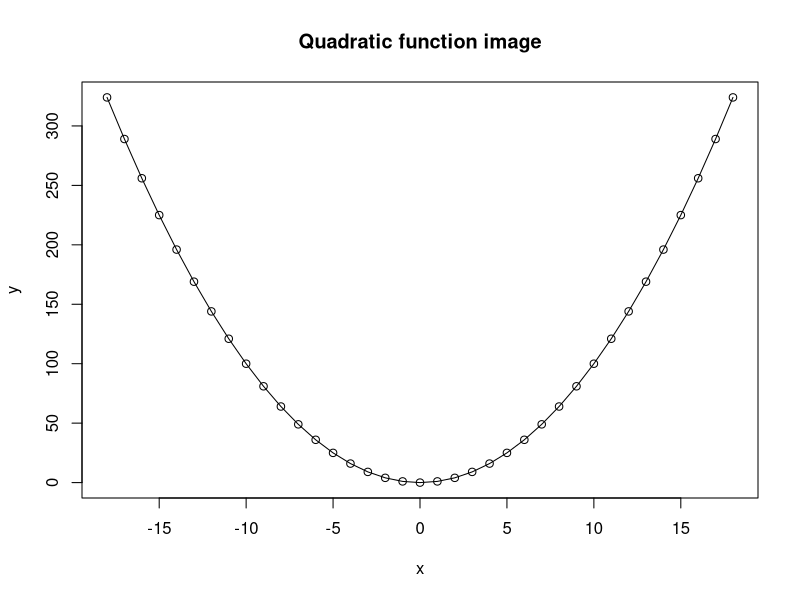
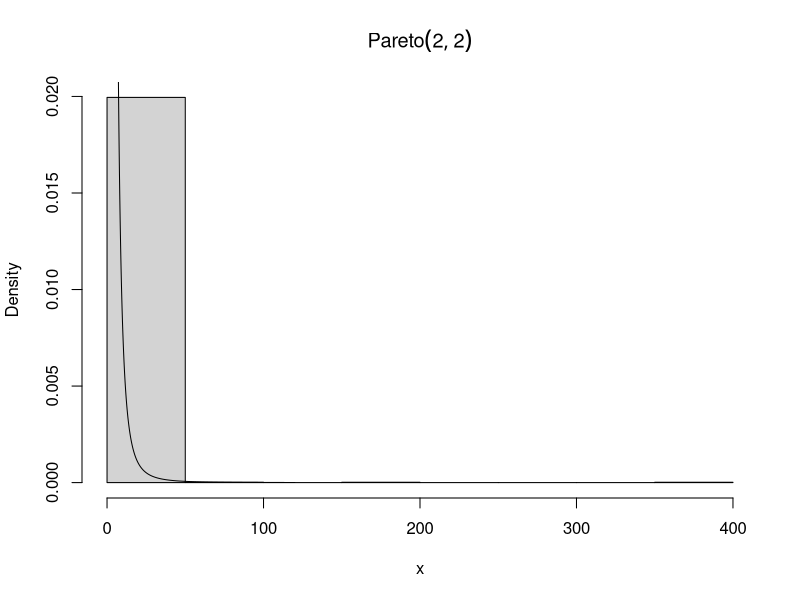
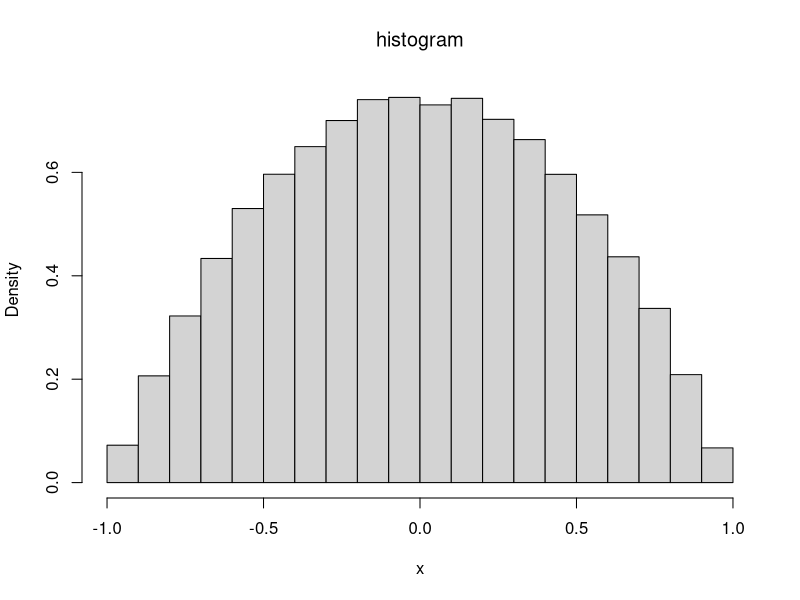
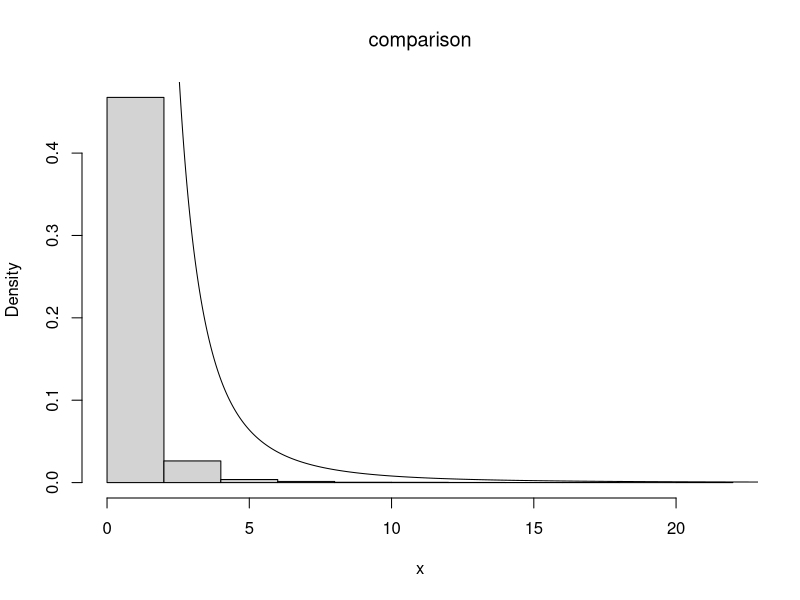
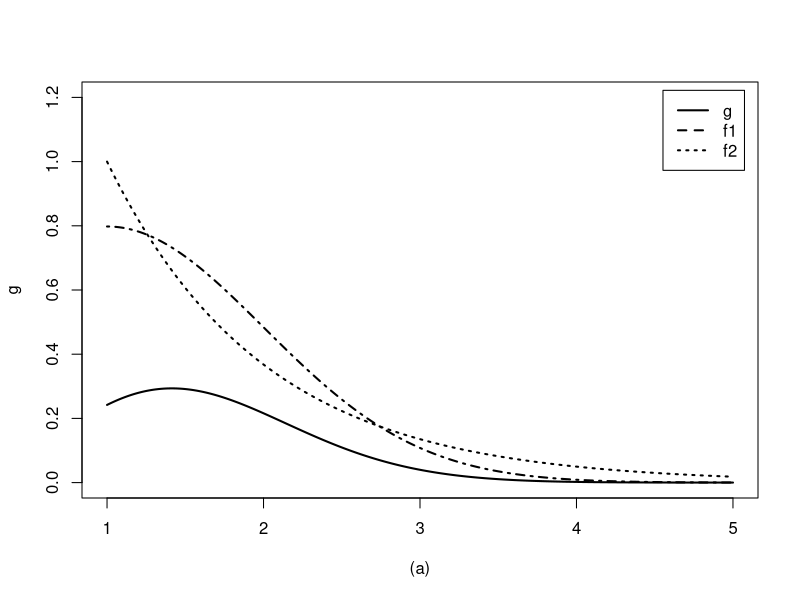
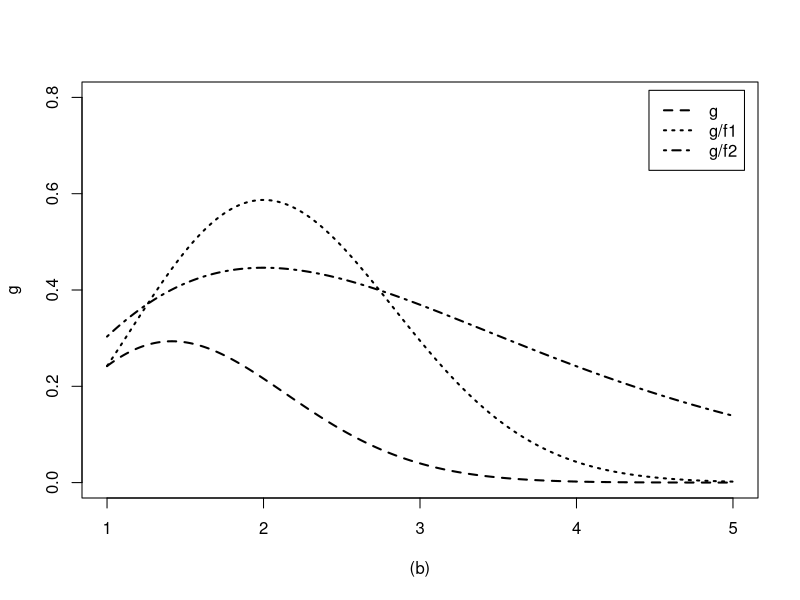
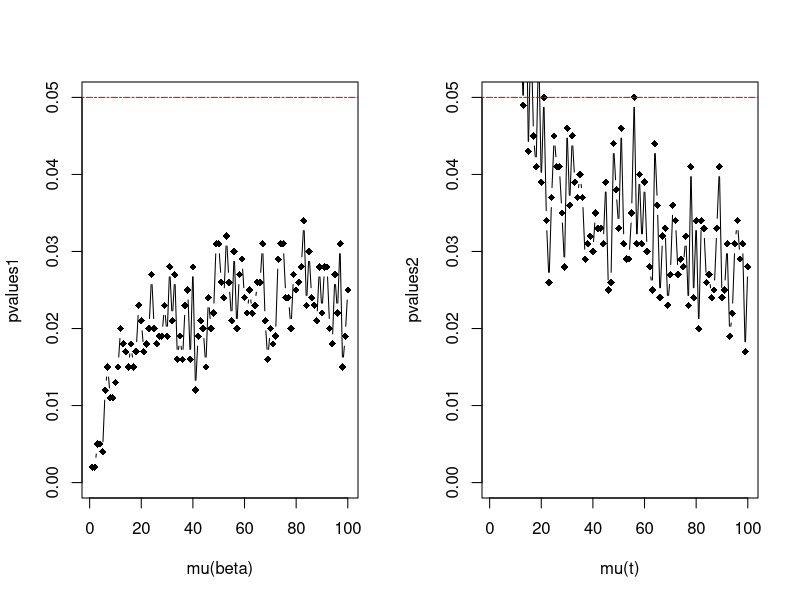
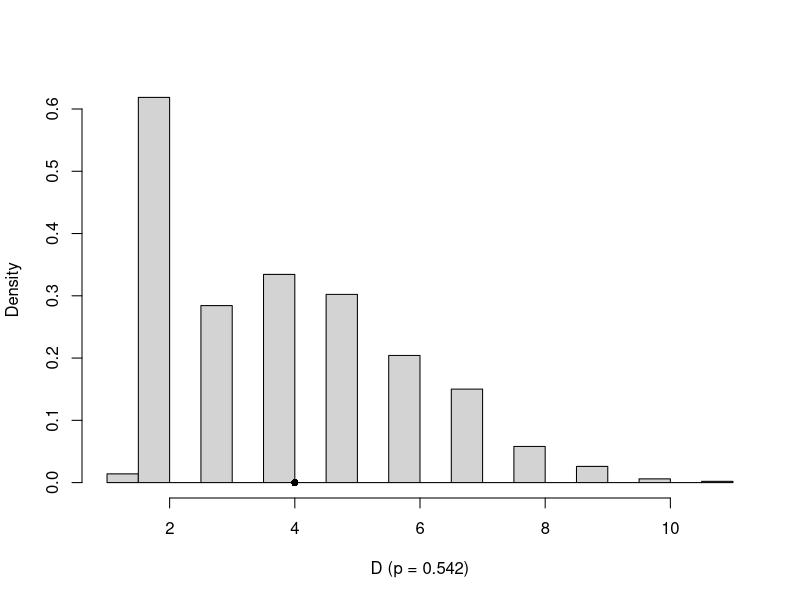

These figures' R source, in order:
## ---- chunk 1
x<--18:18
y<-x^+2
plot(x,y,main="Quadratic function image",xlab="x",ylab="y",type="o")

## ---- chunk 2
library(knitr)
kable(head(mtcars[1:6]))
## ---- chunk 3
n <- 1200
u <- runif(n)
x <- 2/(1-u)^{1/2}
hist(x,prob=TRUE,main=expression(Pareto(2,2)))
y <- seq(0,120, .01)
lines(y,8/y^3)
## ---- chunk 4
n<-1e5
u1<-runif(n,-1,1)
u2<-runif(n,-1,1)
u3<-runif(n,-1,1)
for(i in 1:n)
{
  if (abs(u3[i])>=abs(u2[i])&abs(u3[i])>=abs(u1[i])){x[i]<-u2[i]}
  else {x[i]<-u3[i]}  
}
hist(x,prob=TRUE,main=expression(histogram ))
## ---- chunk 5
n<- 1e4
r<-4
beta<-2
lambda<-rgamma(n,r,beta)
x<-rexp(n,lambda)
hist(x,prob=TRUE,main=expression(comparison))
y<- seq(0,80, .01)
lines(y,8/y^3)

## ---- chunk 6
n<-1e5
x<-runif(n,min=0,max=pi/3)
theta.hat<-mean(sin(x))*pi/3
theta<-cos(0)-cos(pi/3)
print(c(theta.hat,theta))

## ---- chunk 7
n<-1e5
x<-runif(n)
theta.hat<-mean(exp(x))
theovar.theta<-exp(1)-exp(0)
var1<-var(exp(x))/n
x1<-x[1:n/2]
y<-exp(x1)
y1<-exp(1-x1)
theta1.hat<-mean((y+y1)/2)
print(c(theta.hat,theta1.hat)) 
var2<-var((y+y1)/2)/(n/2)
theovar.theta1<-10*exp(1)-3*exp(2)-5
print((var1-var2)/var1)
print(c(theovar.theta,theovar.theta1,(theovar.theta-theovar.theta1)/theovar.theta))
## ---- chunk 8
x=seq(1,5,0.01)
g <- (x^2)* exp(-(x^2)/2)/sqrt(2* pi)
f1<-exp(1-x)
f2<-(2/pi)^(1/2)*exp(-(1/2)*(x-1)^2)

#figure (a)
plot(x, g, type = "l", main = "",ylim = c(0,1.2), lwd = 2,xlab="(a)")
lines(x, f1, lty = 3, lwd = 2)
lines(x, f2, lty = 4, lwd = 2)
legend("topright", legend = c("g","f1","f2"),lty = 1:6, lwd = 2, inset = 0.02)

#figure (b)
plot(x, g, type = "l", main = "",ylim=c(0,0.8),lwd=2,lty=2,xlab="(b)")
lines(x, g/f1, lty = 3, lwd = 2)
lines(x, g/f2, lty = 4, lwd = 2)
legend("topright", legend = c("g","g/f1","g/f2"),lty = 2:6, lwd = 2, inset = 0.02)
## ---- chunk 9
m <- 10000
theta.hat <- se <- numeric(2)
g <- function(x) {
(x^2)* exp(-(x^2)/2)/sqrt(2* pi) * (x > 1)
}

u<-runif(m)
x<-1-log(1-u)
fg<-g(x)/exp(1-x)
theta.hat[1]<-mean(fg)
se[1]<-sd(fg)


u<-rnorm(m,1,1)
for (i in 1:m) {
  if(u[i]<=1) {x[i]<-2-u[i]}
  else {x[i]<-u[i]} 
}
fg<-g(x)/(2*dnorm(x,1,1))
theta.hat[2]<-mean(fg)
se[2]<-sd(fg)

rbind(theta.hat,se)
## ---- chunk 10
M <- 10000 
k <- 5 
r <- M / k 
N <- 50 
T0 <- numeric(k)
estimates <- matrix(0, N, 2)
g <- function(x) {
exp(-x - log(1+x^2)) * (x > 0) * (x < 1)
}

for (i in 1:N) {
  u <- runif(M) 
  x <- - log(1 - u * (1 - exp(-1)))
  fg <- g(x) / (exp(-x) / (1 - exp(-1)))
  estimates[i, 1] <- mean(fg)

for (j in 1:k){
  u<-runif(M/k)
  x<- -log(exp(-(j-1)/5)-u*(exp(-(j-1)/5)-exp(-(j)/5)))
  fg1<-(exp(-(j-1)/5)-exp(-(j)/5))/(1+x^2)
  T0[j] <- mean(fg1)
  }
estimates[i, 2] <- mean(T0)*5
}
apply(estimates, 2, mean)
apply(estimates, 2, var)
## ---- chunk 11
n <- 20
UCL1 <- replicate(1000, expr = {
x <- rlnorm(n, mean = 0, sd = 2)
y<-log(x)
mean(y)-(sd(y)*qt(0.975,n-1))/sqrt(n)
} )
UCL2 <- replicate(1000, expr = {
x <- rlnorm(n, mean = 0, sd = 2)
y<-log(x)
mean(y)+(sd(y)*qt(0.975,n-1))/sqrt(n)
} )
sum(UCL1 < 0&UCL2 > 0)
mean(UCL1 < 0&UCL2 > 0)
## ---- chunk 12
n <- 20
UCL1 <- replicate(1000, expr = {
x <- rchisq(n,2)
mean(x)-(sd(x)*qt(0.975,n-1))/sqrt(n)
} )
UCL2 <- replicate(1000, expr = {
x <- rchisq(n,2)
mean(x)+(sd(x)*qt(0.975,n-1))/sqrt(n)
} )
c1<-mean(UCL1 < 2&UCL2 > 2)
#example 6.4
UCL <- replicate(1000, expr = {
x <- rnorm(n, mean = 0, sd = 2)
(n-1) * var(x) / qchisq(.05, df = n-1)
} )
c2<-mean(UCL > 4)
print(c(c1,c2))
## ---- chunk 13
n<-30
m<-1e3
mu<-c(seq(1,100,1))
M<-length(mu)
cv<-qnorm(0.975,0,sqrt(6*(n-2) / ((n+1)*(n+3))))
set.seed(1234)
sk <- function(x) { 
  xbar <- mean(x)
  m3 <- mean((x - xbar)^3)
  m2 <- mean((x - xbar)^2) 
  return( m3 / m2^1.5 )
}
pvalues1<-numeric(M)
pvalues2<-numeric(M)
for(i in 1:M){
  skt1<-numeric(m)
  skt2<-numeric(m)
  for(j in 1:m){
  x1<-rbeta(n,mu[i],mu[i])
  skt1[j]<-as.integer(abs(sk(x1)>=cv))
  }
  pvalues1[i]<-mean(skt1)
  for(j in 1:m){
    x2<-rt(n,mu[i])
    skt2[j]<-as.integer(abs(sk(x2)>=cv))
  }
  pvalues2[i]<-mean(skt2) 
}
opar<-par(no.readonly = TRUE)
par(mfrow=c(1,2))
plot(mu,pvalues1,type = "b",pch=18,xlab = "mu(beta)",ylim=c(0,0.05))
abline(h=.05,lty=6,col="red")
plot(mu,pvalues2,type = "b",pch=18,xlab = "mu(t)",ylim=c(0,0.05))
abline(h=.05,lty=6,col="red")
par(opar)


## ---- chunk 14
countmaxtest <- function(x, y) {
    X <- x - mean(x)
    Y <- y - mean(y)
    outx <- sum(X > max(Y)) + sum(X < min(Y))
    outy <- sum(Y > max(X)) + sum(Y < min(X))
    return(max(c(outx, outy)))
}


R <- 999 
set.seed(3)
x<-rnorm(20,0,1)
y<-rnorm(30,0,1)
z <- c(x, y) #pooled sample
K <- 1:36
D <- numeric(R) #storage for replicates
D0 <- countmaxtest(x, y)
for (i in 1:R) {    
     k <- sample(K, size = 20, replace = FALSE)
     x1 <- z[k]
     y1 <- z[-k] 
     D[i] <- countmaxtest(x1, y1)
}

p <- mean(c(D0, D) >= D0)
print(p)
hist(D, main = "", freq = FALSE, xlab = "D (p = 0.542)",breaks = "scott")
points(D0, 0, cex = 1, pch = 16)
## ---- chunk 15
Gelman.Rubin <- function(psi) {
   psi <- as.matrix(psi)
   n <- ncol(psi)
   k <- nrow(psi)
   psi.means <- rowMeans(psi) #row means
   B <- n * var(psi.means) #between variance est.
   psi.w <- apply(psi, 1, "var") #within variances
   W <- mean(psi.w) #within est.
   v.hat <- W*(n-1)/n + (B/n) #upper variance est.
   r.hat <- v.hat / W #G-R statistic
   return(r.hat)
}

rw.Metropolis <- function( sigma, x0, N) {
   x <- numeric(N)
   x[1] <- x0
   u <- runif(N)
   k <- 0
   for (i in 2:N) {
       y <- rnorm(1, x[i-1], sigma)
       if (u[i] <= (exp(-abs(y))/exp(-abs(x[i-1]))))
       x[i] <- y else {
           x[i] <- x[i-1]
           k <- k + 1
       }
   }
return(x)
}

## ---- chunk 16
y<-function(k){
  s<-function(a){
    s1<-1-pt((a^2*(k-1)/(k-a^2))^0.5,k-1)
    s2<-1-pt((a^2*k/(k+1-a^2))^0.5,k)
    s1-s2
  }
  return(uniroot(s, interval = c(0.01, sqrt(k)-0.01))$root) 
}
res = sapply(c(4:25, 100, 500, 1000),y)
print(res)


## ---- chunk 17
ABO.em<-function(p.ini,n.obs){
  M=1e4 #maximum ierations
  tol=.Machine$double.eps #when to converge

  n=sum(n.obs)
  nA.=n.obs[1]
  nB.=n.obs[2]
  nOO=n.obs[3]
  nAB=n.obs[4]
  
  p=q=r=numeric(0)
  loglikelihood=numeric(0)
  p[1]=p.ini[1]
  q[1]=p.ini[2]
  r[1]=1-p[1]-q[1]
  loglikelihood[1]=0
  iter=1
  
  for(i in 2:M){
    p.old=p[i-1]
    q.old=q[i-1]
    r.old=r[i-1]
    
    nAA.t=nA.*p.old^2/(p.old^2+2*p.old*r.old)
    nAO.t=nA.*2*p.old*r.old/(p.old^2+2*p.old*r.old)
    nBB.t=nB.*q.old^2/(q.old^2+2*q.old*r.old)
    nBO.t=nB.*2*q.old*r.old/(q.old^2+2*q.old*r.old)
    nOO.t=nOO
    nAB.t=nAB
    
    p[i]=(2*nAA.t+nAO.t+nAB.t)/2/n
    q[i]=(2*nBB.t+nBO.t+nAB.t)/2/n
    r[i]=(2*nOO.t+nAO.t+nBO.t)/2/n
    iter=iter+1
    
    loglikelihood[i]=nAA.t*2*log(p[i])+nAO.t*log(2*p[i]*r[i])+nBB.t*2*log(q[i])+nBO.t*log(q[i]*r[i])+nOO.t*2*log(r[i])+nAB.t*log(2*p[i]*q[i])
    
    U=abs((p[i]-p.old)/p.old)<=tol
    V=abs((q[i]-q.old)/q.old)<=tol
    W=abs((r[i]-r.old)/r.old)<=tol
    if(U&&V&&W)
      break
  }
  list(p.mle.em=p[iter],q.mle.em=q[iter],r.mle.em=r[iter],iter=iter,p.mle.all=p,q.mle.all=q,loglikelihoods=loglikelihood)
}
nObs=c(444,132,361,63)
pInitial=c(1/3,1/3) #initial p,q value
em.result<-ABO.em(p.ini=pInitial,n.obs=nObs)

print(c(em.result[1],em.result[2],em.result[3]))

par(mfrow=c(1,2))
plot(em.result$p.mle.all,xlab = "iter",ylab = "p.mle",type="b",ylim = c(0,0.4))

plot(em.result$q.mle.all,xlab = "iter",ylab = "q.mle",type="b",ylim=c(0,0.4))

plot(em.result$loglikelihoods[-1],xlab = "iter",ylab = "loglikehood",type="b")
## ---- chunk 18
formulas<-list(
  mpg~disp,
  mpg~I(1/disp),
  mpg~disp+wt,
  mpg~I(1/disp)+wt
)
## ---- chunk 19
#for loop
for (i in 1:length(formulas)) {
  mod<-lm(formulas[[i]],mtcars)
  print(mod)
}

#lapply()
lapply(formulas, function(x) lm(data=mtcars,x))
## ---- chunk 20
trials <- replicate(
   100,
   t.test(rpois(10, 10), rpois(7, 10)),
   simplify = FALSE
)
#Use sapply()
sapply(trials,function(x) x$p.value)
#Extra challenge: get rid of the anonymous function by using [[ directly.
sapply(trials,"[[",3)
